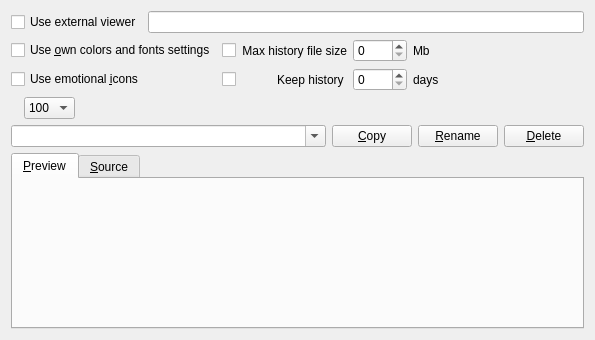
<ui version="4.0" >
 <class>HistoryConfigBase</class>
 <widget class="QWidget" name="HistoryConfigBase" >
  <property name="geometry" >
   <rect>
    <x>0</x>
    <y>0</y>
    <width>595</width>
    <height>340</height>
   </rect>
  </property>
  <property name="windowTitle" >
   <string>Form1</string>
  </property>
  <layout class="QGridLayout" >
   <property name="margin" >
    <number>11</number>
   </property>
   <property name="spacing" >
    <number>6</number>
   </property>
   <item row="2" column="0" >
    <widget class="QCheckBox" name="chkSmile" >
     <property name="text" >
      <string>Use emotional &amp;icons</string>
     </property>
    </widget>
   </item>
   <item row="1" column="1" >
    <widget class="QCheckBox" name="chkSize" >
     <property name="text" >
      <string/>
     </property>
    </widget>
   </item>
   <item row="1" column="3" >
    <widget class="QSpinBox" name="edtSize" >
     <property name="maximum" >
      <number>1000</number>
     </property>
    </widget>
   </item>
   <item row="1" column="4" >
    <widget class="QLabel" name="lblSize1" >
     <property name="text" >
      <string>Mb</string>
     </property>
     <property name="wordWrap" >
      <bool>false</bool>
     </property>
    </widget>
   </item>
   <item row="2" column="1" >
    <widget class="QCheckBox" name="chkDays" >
     <property name="text" >
      <string/>
     </property>
    </widget>
   </item>
   <item row="2" column="3" >
    <widget class="QSpinBox" name="edtDays" >
     <property name="maximum" >
      <number>1000</number>
     </property>
    </widget>
   </item>
   <item row="2" column="4" >
    <widget class="QLabel" name="lblDays1" >
     <property name="text" >
      <string>days</string>
     </property>
     <property name="wordWrap" >
      <bool>false</bool>
     </property>
    </widget>
   </item>
   <item row="4" column="0" colspan="6" >
    <layout class="QHBoxLayout" >
     <property name="margin" >
      <number>0</number>
     </property>
     <property name="spacing" >
      <number>6</number>
     </property>
     <item>
      <widget class="QComboBox" name="cmbStyle" >
       <property name="sizePolicy" >
        <sizepolicy>
         <hsizetype>7</hsizetype>
         <vsizetype>0</vsizetype>
         <horstretch>0</horstretch>
         <verstretch>0</verstretch>
        </sizepolicy>
       </property>
       <property name="editable" >
        <bool>true</bool>
       </property>
      </widget>
     </item>
     <item>
      <widget class="QPushButton" name="btnCopy" >
       <property name="text" >
        <string>&amp;Copy</string>
       </property>
      </widget>
     </item>
     <item>
      <widget class="QPushButton" name="btnRename" >
       <property name="text" >
        <string>&amp;Rename</string>
       </property>
      </widget>
     </item>
     <item>
      <widget class="QPushButton" name="btnDelete" >
       <property name="text" >
        <string>&amp;Delete</string>
       </property>
      </widget>
     </item>
    </layout>
   </item>
   <item row="5" column="0" colspan="6" >
    <widget class="QTabWidget" name="tabStyle" >
     <widget class="QWidget" name="preview" >
      <attribute name="title" >
       <string>&amp;Preview</string>
      </attribute>
      <layout class="QVBoxLayout" >
       <property name="margin" >
        <number>11</number>
       </property>
       <property name="spacing" >
        <number>6</number>
       </property>
       <item>
        <widget class="MsgViewBase" native="1" name="edtPreview" />
       </item>
      </layout>
     </widget>
     <widget class="QWidget" name="source" >
      <attribute name="title" >
       <string>&amp;Source</string>
      </attribute>
      <layout class="QVBoxLayout" >
       <property name="margin" >
        <number>0</number>
       </property>
       <property name="spacing" >
        <number>0</number>
       </property>
       <item>
        <widget class="TextEdit" native="1" name="edtStyle" />
       </item>
      </layout>
     </widget>
    </widget>
   </item>
   <item row="2" column="2" >
    <widget class="QLabel" name="lblDays" >
     <property name="text" >
      <string>Keep history </string>
     </property>
     <property name="alignment" >
      <set>Qt::AlignRight|Qt::AlignTrailing|Qt::AlignVCenter</set>
     </property>
     <property name="wordWrap" >
      <bool>false</bool>
     </property>
    </widget>
   </item>
   <item row="1" column="0" >
    <widget class="QCheckBox" name="chkOwn" >
     <property name="text" >
      <string>Use &amp;own colors and fonts settings</string>
     </property>
    </widget>
   </item>
   <item row="1" column="2" >
    <widget class="QLabel" name="lblSize" >
     <property name="text" >
      <string>Max history file size</string>
     </property>
     <property name="alignment" >
      <set>Qt::AlignRight|Qt::AlignTrailing|Qt::AlignVCenter</set>
     </property>
     <property name="wordWrap" >
      <bool>false</bool>
     </property>
    </widget>
   </item>
   <item row="0" column="0" colspan="6" >
    <layout class="QHBoxLayout" >
     <property name="margin" >
      <number>0</number>
     </property>
     <property name="spacing" >
      <number>6</number>
     </property>
     <item>
      <widget class="QCheckBox" name="chkExtViewer" >
       <property name="text" >
        <string>Use external viewer</string>
       </property>
      </widget>
     </item>
     <item>
      <widget class="QLineEdit" name="edtExtViewer" >
       <property name="sizePolicy" >
        <sizepolicy>
         <hsizetype>3</hsizetype>
         <vsizetype>0</vsizetype>
         <horstretch>0</horstretch>
         <verstretch>0</verstretch>
        </sizepolicy>
       </property>
      </widget>
     </item>
    </layout>
   </item>
   <item row="3" column="0" colspan="6" >
    <layout class="QHBoxLayout" >
     <property name="margin" >
      <number>0</number>
     </property>
     <property name="spacing" >
      <number>6</number>
     </property>
     <item>
      <widget class="QLabel" name="lblPage1" >
       <property name="text" >
        <string/>
       </property>
       <property name="wordWrap" >
        <bool>false</bool>
       </property>
      </widget>
     </item>
     <item>
      <widget class="QComboBox" name="cmbPage" >
       <item>
        <property name="text" >
         <string>100</string>
        </property>
       </item>
       <item>
        <property name="text" >
         <string>50</string>
        </property>
       </item>
       <item>
        <property name="text" >
         <string>20</string>
        </property>
       </item>
      </widget>
     </item>
     <item>
      <widget class="QLabel" name="lblPage2" >
       <property name="sizePolicy" >
        <sizepolicy>
         <hsizetype>7</hsizetype>
         <vsizetype>1</vsizetype>
         <horstretch>0</horstretch>
         <verstretch>0</verstretch>
        </sizepolicy>
       </property>
       <property name="text" >
        <string/>
       </property>
       <property name="wordWrap" >
        <bool>false</bool>
       </property>
      </widget>
     </item>
    </layout>
   </item>
   <item row="1" column="5" >
    <spacer>
     <property name="orientation" >
      <enum>Qt::Horizontal</enum>
     </property>
     <property name="sizeType" >
      <enum>QSizePolicy::Expanding</enum>
     </property>
     <property name="sizeHint" >
      <size>
       <width>20</width>
       <height>20</height>
      </size>
     </property>
    </spacer>
   </item>
  </layout>
 </widget>
 <customwidgets>
  <customwidget>
   <class>TextEdit</class>
   <extends>QWidget</extends>
   <header>textshow.h</header>
  </customwidget>
  <customwidget>
   <class>MsgViewBase</class>
   <extends>QWidget</extends>
   <header>msgview.h</header>
  </customwidget>
 </customwidgets>
 <tabstops>
  <tabstop>chkOwn</tabstop>
  <tabstop>chkSmile</tabstop>
  <tabstop>chkSize</tabstop>
  <tabstop>chkDays</tabstop>
  <tabstop>edtSize</tabstop>
  <tabstop>edtDays</tabstop>
  <tabstop>cmbPage</tabstop>
  <tabstop>cmbStyle</tabstop>
  <tabstop>btnCopy</tabstop>
  <tabstop>btnRename</tabstop>
  <tabstop>btnDelete</tabstop>
  <tabstop>tabStyle</tabstop>
 </tabstops>
 <resources/>
 <connections/>
</ui>
